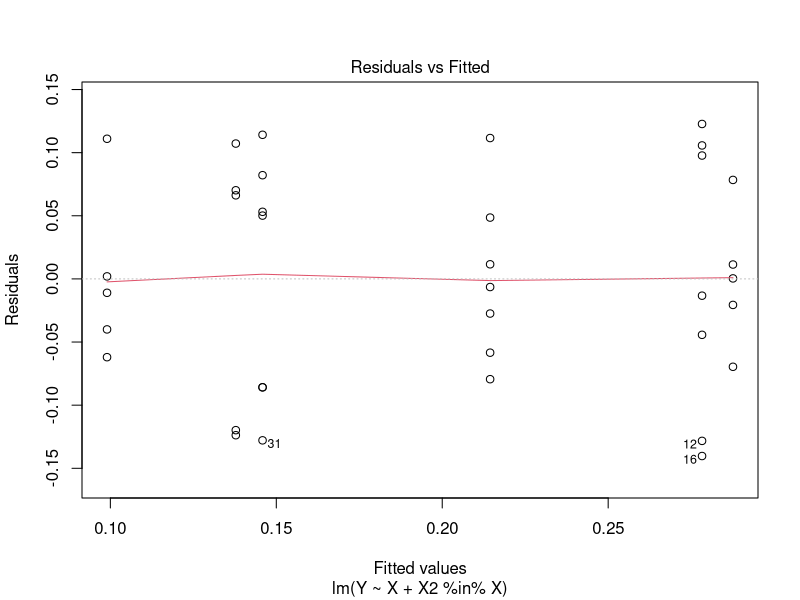
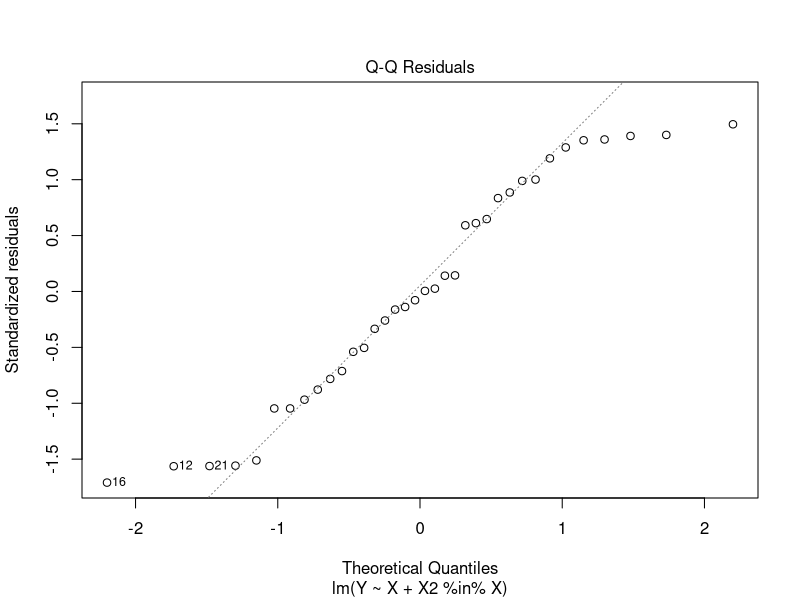
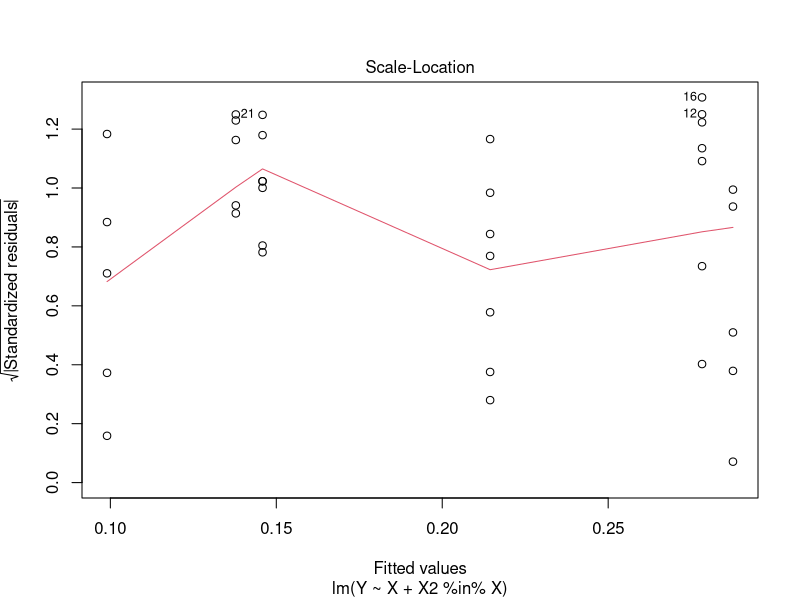
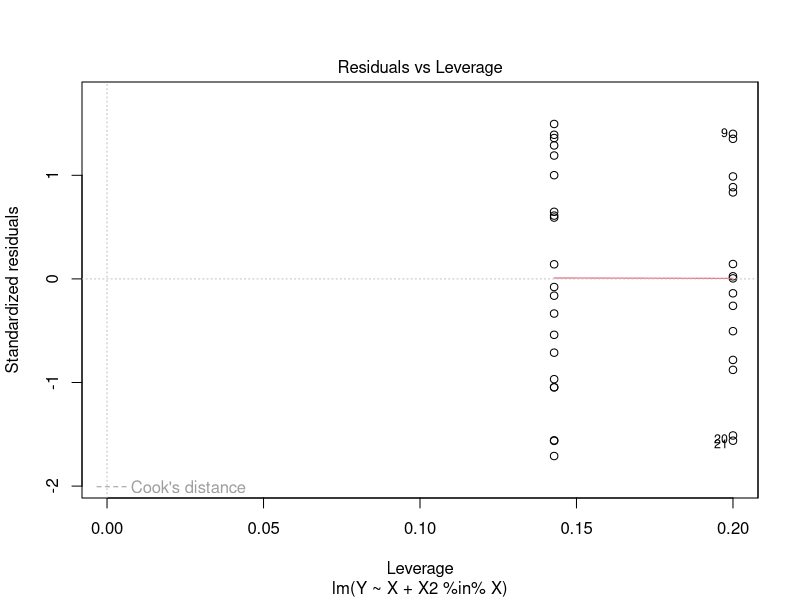

Write the R code that produced these figures, in order.
rat <- read.table("rat_data.txt", h=T)
rat

#ANOVA design

Y <- rat$data
X <- factor(rat$group)
X2 <- factor(rat$handler)


anova(lm(Y ~ X*X2))

rat_anova <- anova(lm(Y ~ X + X2%in%X))


par(mfrow=c(2,2))
par(mfrow=c(1,1))
plot(lm(Y ~ X  + X2%in%X))


